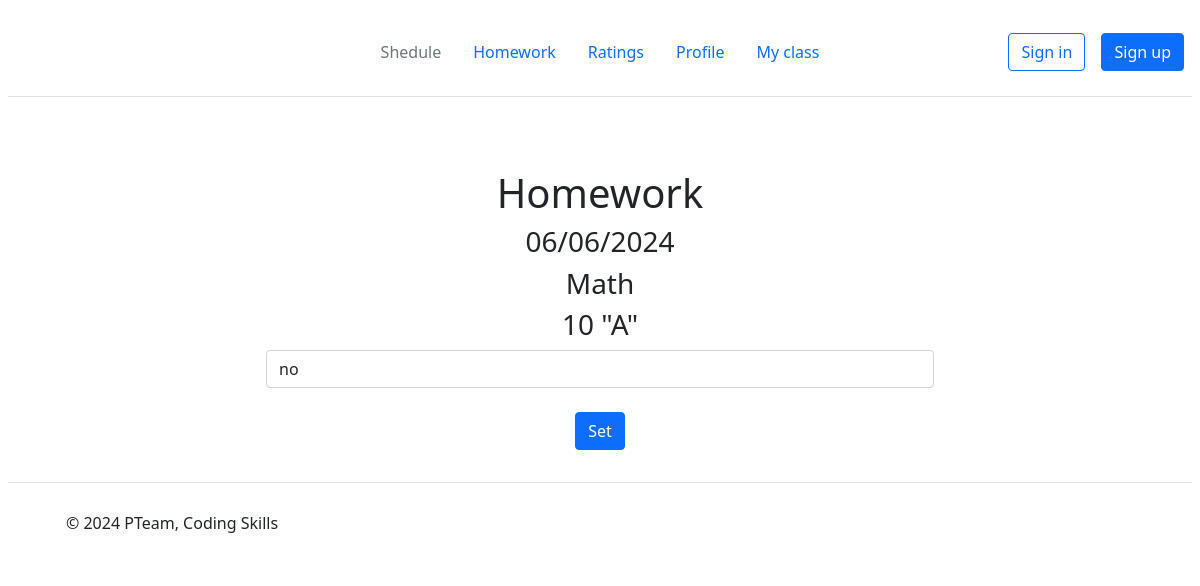
/schedule/homework/2/2 (signed in), run on the app's committed database.
### models.py (models this page shows)
class Schedule(db.Model):
    id = db.Column(db.Integer, primary_key=True)
    class_num = db.Column(db.String(3), nullable=False)
    class_let = db.Column(db.String(3), nullable=False)
    subject_id = db.Column(db.Integer)
    lesson_number = db.Column(db.Integer)
    teacher_user_id = db.Column(db.Integer)
    homework = db.Column(db.String(50), default='')
    date = db.Column(db.String(20), nullable=False)

class Subjects(db.Model):
    subject_id = db.Column(db.Integer, primary_key=True)
    subject_name = db.Column(db.String(30), nullable=False)

### main.py (the view)
@app.route('/schedule/homework/<int:lesson_id>/<int:user_id>', methods=['POST', 'GET'])
@login_required
def schedule_homework(lesson_id, user_id):
    user = Users.query.filter_by(user_id=user_id).first()
    if not user:
        return render_template('notification.html', message=MESSAGE_LIST[8207], message_id=8207,
                               url=f'/schedule/0/{user_id}', text='Back to schedule')
    if user.is_teacher:
        lesson = Schedule.query.filter_by(id=lesson_id).first()
        if not lesson:
            return render_template('notification.html', message=MESSAGE_LIST[8609], message_id=8609,
                                   url=f'/schedule/0/{user_id}', text='To schedule')
        subject_obj = Subjects.query.filter_by(subject_id=lesson.subject_id).first()
        if not subject_obj:
            return render_template('notification.html', message=MESSAGE_LIST[8609], message_id=8609,
                                   url=f'/schedule/0/{user_id}', text='To schedule')
        subject = subject_obj.subject_name
        date = lesson.date
        class_num = lesson.class_num
        class_let = f'"{lesson.class_let}"'
        date_url = date.replace('/', '')
        if request.method == 'POST':
            homework = request.form['homework']
            if not homework:
                return render_template('schedule_homework.html', date=date, subject=subject, class_num=class_num,
                                       class_let=class_let, clear_fields=True)
            try:
                lesson.homework = homework
                db.session.commit()
                return render_template('notification.html', message=MESSAGE_LIST[8457], message_id=8457,
                                       url=f'/schedule/{date_url}/{user_id}', text='Back to schedule')
            except Exception as e:
                return render_template('notification.html', message=MESSAGE_LIST[4898], message_id=4898,
                                       url=f'/schedule/{date_url}/{user_id}', text='Back to schedule')
        else:
            return render_template('schedule_homework.html', date=date, subject=subject, class_num=class_num,
                                   class_let=class_let, homework=lesson.homework)
    else:
        return render_template('notification.html', message=MESSAGE_LIST[2776], message_id=2776,
                               url=f'/schedule/0/{user_id}', text='Back to schedule')

### UserLogin.py (called while the page is built)
    def fromDB(self, user_id, db):
        myusers = db.query.all()
        for user1 in myusers:
            if user_id == user1.user_id:
                self.__user = user1
        return self

### main.py (called while the page is built)
@login_manager.user_loader
def load_user(user_id):
    return UserLogin().fromDB(user_id, Users)

### templates/schedule_homework.html (shortened to what this page needs)
{% extends "base.html" %}
{% block body %}
<div class="prof-container">
<div class="container mt-5">
    <h1>Homework</h1>
    <h3>{{date}}</h3>
    <h3>{{subject}}</h3>
    <h3>{{class_num}} {{class_let}}</h3>
    <form method="post">
        <input type="text" name="homework" class="form-control" placeholder="Enter homework" value="{{homework}}"><br>
        <input type="submit" class="btn btn-primary" value="Set">
    </form>
</div>
</div>
{% endblock %}

### static/style.css (style rules this page uses)
* { margin: 4px; }
.container { text-align: center; }
.prof-container { display: flex; width: 700px; margin: auto; justify-content: space-between; }

### data on the page
Schedule: date "06/06/2024", class_num "10", homework "no"
Subjects: subject_name "Math"

### other printed values
{{ class_let }} "\"A\""
